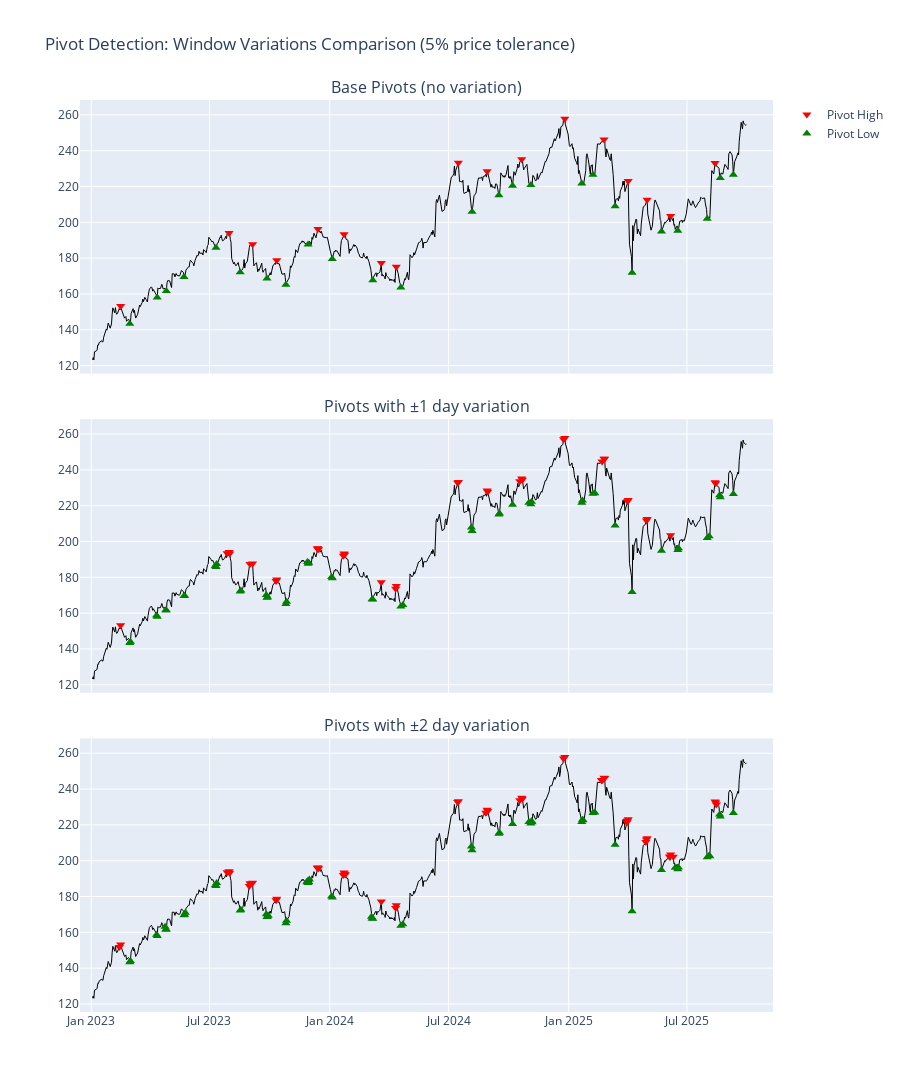

This figure's notebook cell:
### Markdown cell above
## 1.1 Pivot Points with Window Variations

Extended pivot detection allowing ±1 and ±2 day tolerance around base pivots. Adjacent days marked as pivots only if close price within 1% of base pivot (price_tolerance default).

### Code cell
# Test different window variations
pivot_high_var1, pivot_low_var1 = find_pivots(df, lb=8, rb=13, use_close=True, window_variations=[-1, 1], price_tolerance=0.01)
pivot_high_var2, pivot_low_var2 = find_pivots(df, lb=8, rb=13, use_close=True, window_variations=[-2, -1, 1, 2], price_tolerance=0.01)

# Create comparison figure
fig = make_subplots(
    rows=3,
    cols=1,
    shared_xaxes=True,
    vertical_spacing=0.05,
    subplot_titles=("Base Pivots (no variation)", "Pivots with ±1 day variation", "Pivots with ±2 day variation"),
)

# Row 1: Base pivots
fig.add_trace(
    go.Scatter(x=df["date"], y=df["close"], name="Close", line={"color": "black", "width": 1}, showlegend=False),
    row=1,
    col=1,
)
pivot_highs_base = df[df["PivotHigh"] == 1]
pivot_lows_base = df[df["PivotLow"] == 1]
fig.add_trace(
    go.Scatter(
        x=pivot_highs_base["date"],
        y=pivot_highs_base["close"],
        mode="markers",
        name="Pivot High",
        marker={"color": "red", "size": 8, "symbol": "triangle-down"},
    ),
    row=1,
    col=1,
)
fig.add_trace(
    go.Scatter(
        x=pivot_lows_base["date"],
        y=pivot_lows_base["close"],
        mode="markers",
        name="Pivot Low",
        marker={"color": "green", "size": 8, "symbol": "triangle-up"},
    ),
    row=1,
    col=1,
)

# Row 2: ±1 variation
fig.add_trace(
    go.Scatter(x=df["date"], y=df["close"], name="Close", line={"color": "black", "width": 1}, showlegend=False),
    row=2,
    col=1,
)
pivot_highs_var1 = df[pivot_high_var1 == 1]
pivot_lows_var1 = df[pivot_low_var1 == 1]
fig.add_trace(
    go.Scatter(
        x=pivot_highs_var1["date"],
        y=pivot_highs_var1["close"],
        mode="markers",
        name="Pivot High ±1",
        marker={"color": "red", "size": 8, "symbol": "triangle-down"},
        showlegend=False,
    ),
    row=2,
    col=1,
)
fig.add_trace(
    go.Scatter(
        x=pivot_lows_var1["date"],
        y=pivot_lows_var1["close"],
        mode="markers",
        name="Pivot Low ±1",
        marker={"color": "green", "size": 8, "symbol": "triangle-up"},
        showlegend=False,
    ),
    row=2,
    col=1,
)

# Row 3: ±2 variation
fig.add_trace(
    go.Scatter(x=df["date"], y=df["close"], name="Close", line={"color": "black", "width": 1}, showlegend=False),
    row=3,
    col=1,
)
pivot_highs_var2 = df[pivot_high_var2 == 1]
pivot_lows_var2 = df[pivot_low_var2 == 1]
fig.add_trace(
    go.Scatter(
        x=pivot_highs_var2["date"],
        y=pivot_highs_var2["close"],
        mode="markers",
        name="Pivot High ±2",
        marker={"color": "red", "size": 8, "symbol": "triangle-down"},
        showlegend=False,
    ),
    row=3,
    col=1,
)
fig.add_trace(
    go.Scatter(
        x=pivot_lows_var2["date"],
        y=pivot_lows_var2["close"],
        mode="markers",
        name="Pivot Low ±2",
        marker={"color": "green", "size": 8, "symbol": "triangle-up"},
        showlegend=False,
    ),
    row=3,
    col=1,
)

fig.update_layout(height=1600, title_text="Pivot Detection: Window Variations Comparison (5% price tolerance)")
fig.show()

print(f"Base Pivots - Highs: {(df['PivotHigh'] == 1).sum()}, Lows: {(df['PivotLow'] == 1).sum()}")
print(f"±1 Variation - Highs: {(pivot_high_var1 == 1).sum()}, Lows: {(pivot_low_var1 == 1).sum()}")
print(f"±2 Variation - Highs: {(pivot_high_var2 == 1).sum()}, Lows: {(pivot_low_var2 == 1).sum()}")
print("\nWindow variations expand pivot labels for ML training,")
print("but only if adjacent day's close is within 5% of base pivot.")
